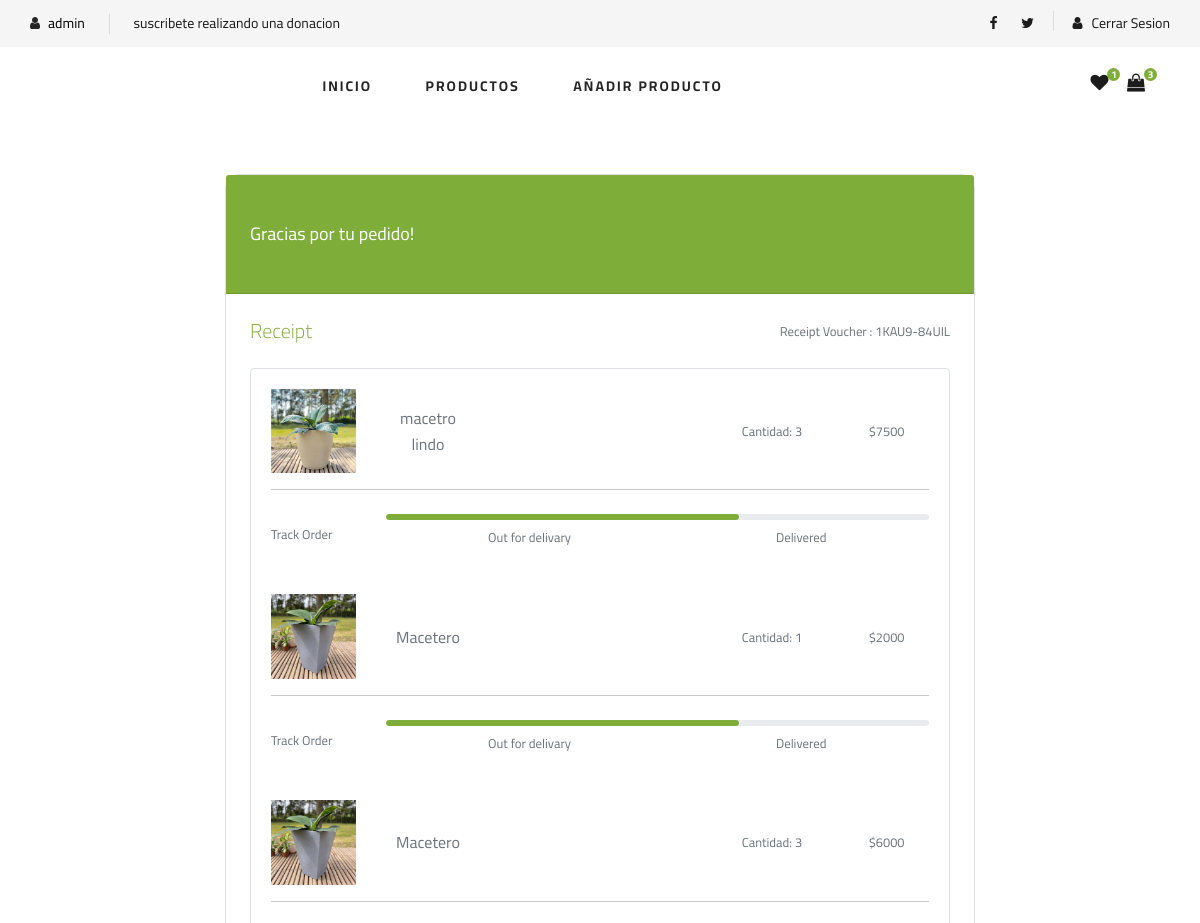
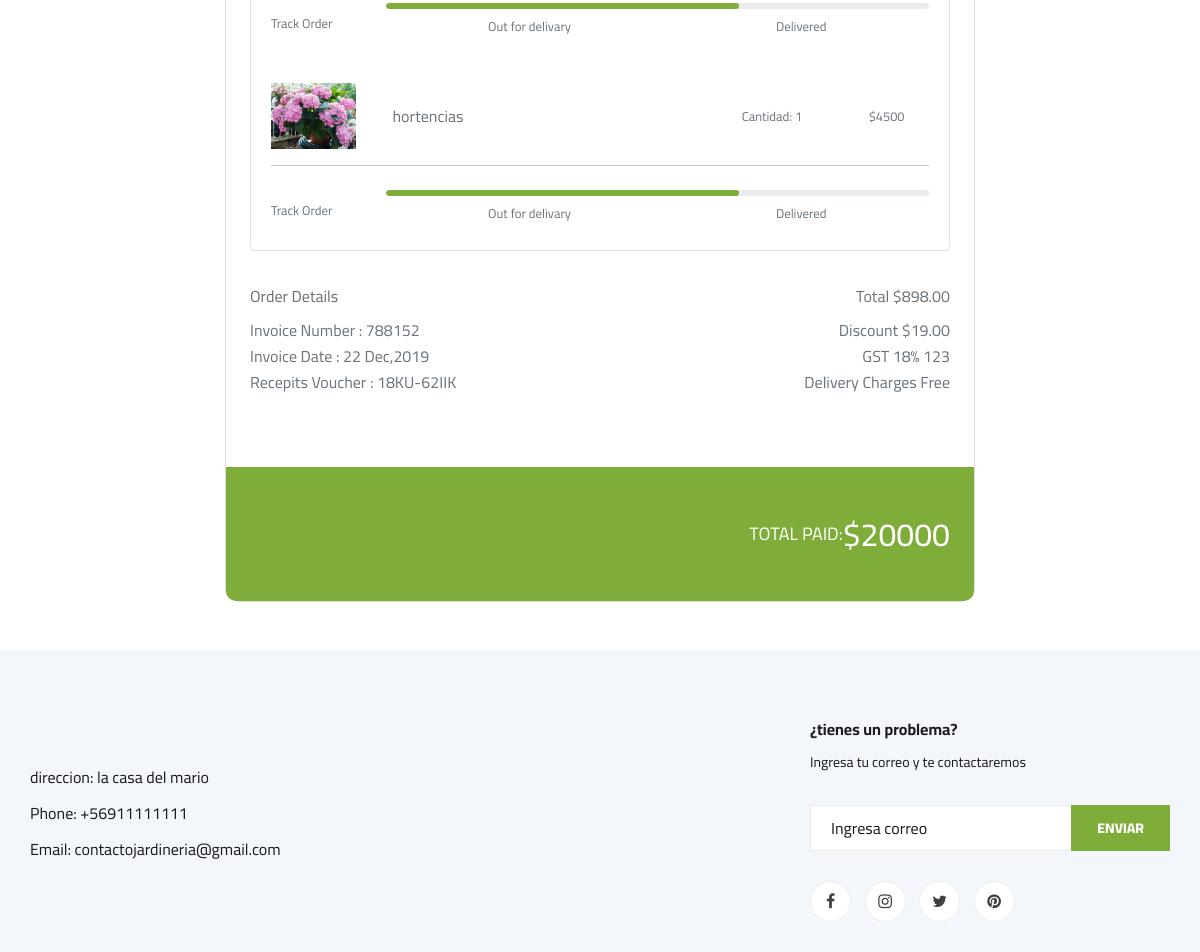
The page /seguimiento/ (signed in) on the database its author committed (2 pictures, top to bottom).
### core/models.py (models this page shows, shortened)
class Seguimiento(models.Model):
    nombre_producto = models.CharField(max_length=50)
    precio_producto = models.IntegerField()
    imagen = models.ImageField(upload_to="seguimiento", null=True)
    cantidad_agregada = models.IntegerField(default=0)

### core/views.py (the view, shortened to what this page needs)
# urls.py: path('seguimiento/', seguimiento, name="seguimiento"),
@login_required
def seguimiento(request):
    seguimientos = Seguimiento.objects.all()
    total_precio = sum(item.precio_producto * item.cantidad_agregada for item in seguimientos)
    for seguimiento in seguimientos:
        seguimiento.total_producto = seguimiento.precio_producto * seguimiento.cantidad_agregada
    datos = {
        'seguimientos': seguimientos,
        'total_precio': total_precio
    }
    return render(request, 'core/seguimiento.html', datos)

### core/templates/core/seguimiento.html (shortened to what this page needs)
{% extends 'core/base.html' %}
{% load static %}
{% block contenido %}
<section class="h-135 gradient-custom">
    <div class="container py-5 h-100">
        <div class="row d-flex justify-content-center align-items-center h-100">
            <div class="col-lg-10 col-xl-8">
                <div class="card" style="border-radius: 15px;">
                    <div class="card-header px-4 py-5" style="background-color: rgb(127, 173, 57);">
                        <h5 style="color: white; ">Gracias por tu pedido!</h5>
                    </div>
                    <div class="card-body p-4">
                        <div class="d-flex justify-content-between align-items-center mb-4">
                            <p class="lead fw-normal mb-0" style="color: #7fad39;">Receipt</p>
                            <p class="small text-muted mb-0">Receipt Voucher : 1KAU9-84UIL</p>
                        </div>
                        <div class="card shadow-0 border mb-4">
                            {% for seguimiento in seguimientos %}
                            <div class="card-body">
                                <div class="row">
                                    <div class="col-md-2">
                                        <img src="{{ seguimiento.imagen.url }}"
                                            class="img-fluid">
                                    </div>
                                    <div class="col-md-2 text-center d-flex justify-content-center align-items-center">
                                        <p class="text-muted mb-0">{{ seguimiento.nombre_producto }}</p>
                                    </div>
                                    <div class="col-md-2 text-center d-flex justify-content-center align-items-center">
                                    </div>
                                    <div class="col-md-2 text-center d-flex justify-content-center align-items-center">
                                    </div>
                                    <div class="col-md-2 text-center d-flex justify-content-center align-items-center">
                                        <p class="text-muted mb-0 small">Cantidad: {{ seguimiento.cantidad_agregada }}</p>
                                    </div>
                                    <div class="col-md-2 text-center d-flex justify-content-center align-items-center">
                                        <p class="text-muted mb-0 small">${{ seguimiento.total_producto }}</p>
                                    </div>
                                </div>
                                <hr class="mb-4" style="background-color: #e0e0e0; opacity: 1;">
                                <div class="row d-flex align-items-center">
                                    <div class="col-md-2">
                                        <p class="text-muted mb-0 small">Track Order</p>
                                    </div>
                                    <div class="col-md-10">
                                        <div class="progress" style="height: 6px; border-radius: 16px;">
                                            <div class="progress-bar" role="progressbar"
                                                style="width: 65%; border-radius: 16px; background-color: rgb(127, 173, 57);"
                                                aria-valuenow="65" aria-valuemin="0" aria-valuemax="100"></div>
                                        </div>
                                        <div class="d-flex justify-content-around mb-1">
                                            <p class="text-muted mt-1 mb-0 small ms-xl-5">Out for delivary</p>
                                            <p class="text-muted mt-1 mb-0 small ms-xl-5">Delivered</p>
                                        </div>
                                    </div>
                                </div>
                            </div>
                            {% endfor %}
                        </div>
                        <div class="d-flex justify-content-between pt-2">
                            <p class="fw-bold mb-0">Order Details</p>
                            <p class="text-muted mb-0"><span class="fw-bold me-4">Total</span> $898.00</p>
                        </div>
                        <div class="d-flex justify-content-between pt-2">
                            <p class="text-muted mb-0">Invoice Number : 788152</p>
                            <p class="text-muted mb-0"><span class="fw-bold me-4">Discount</span> $19.00</p>
                        </div>
                        <div class="d-flex justify-content-between">
                            <p class="text-muted mb-0">Invoice Date : 22 Dec,2019</p>
                            <p class="text-muted mb-0"><span class="fw-bold me-4">GST 18%</span> 123</p>
                        </div>
                        <div class="d-flex justify-content-between mb-5">
                            <p class="text-muted mb-0">Recepits Voucher : 18KU-62IIK</p>
                            <p class="text-muted mb-0"><span class="fw-bold me-4">Delivery Charges</span> Free</p>
                        </div>
                    </div>
                    <div class="card-footer border-0 px-4 py-5"
                        style="background-color: rgb(127, 173, 57); border-bottom-left-radius: 10px; border-bottom-right-radius: 10px;">
                        <h5 class="d-flex align-items-center justify-content-end text-white text-uppercase mb-0">Total
                            paid: <span class="h2 mb-0 ms-2">${{ total_precio }}</span></h5>
                    </div>
                </div>
            </div>
        </div>
    </div>
</section>
{% endblock %}

### core/templates/core/base.html (shortened to what this page needs)
{% load static %}
<!DOCTYPE html>
<html lang="zxx">
<head>
    <link rel="stylesheet" href="{% static 'core/css/bootstrap.min.css' %}" type="text/css">
    <link rel="stylesheet" href="{% static 'core/css/font-awesome.min.css' %}" type="text/css">
    <link rel="stylesheet" href="{% static 'core/css/elegant-icons.css' %}" type="text/css">
    <link rel="stylesheet" href="{% static 'core/css/nice-select.css' %}" type="text/css">
    <link rel="stylesheet" href="{% static 'core/css/jquery-ui.min.css' %}" type="text/css">
    <link rel="stylesheet" href="{% static 'core/css/owl.carousel.min.css' %}" type="text/css">
    <link rel="stylesheet" href="{% static 'core/css/slicknav.min.css' %}" type="text/css">
    <link rel="stylesheet" href="{% static 'core/css/style.css' %}" type="text/css">
</head>
<body>
    <header class="header">
        <div class="header__top">
            <div class="container">
                <div class="row">
                    <div class="col-lg-6 col-md-6">
                        <div class="header__top__left">
                            <ul>
                                {% if user.is_authenticated and user.username == 'admin' %}
                                <li><a href="{% url 'admin:index' %}" style="color: black;"><i class="fa fa-user"></i> {{ user.username }}</a></li>
                                {% elif user.is_authenticated and user.username != 'admin' %}
                                <li><a href="#" style="color: black;"><i class="fa fa-user"></i> {{ user.username }}</a></li>
                               {% endif %}
                                <li>suscribete realizando una donacion</li>
                            </ul>
                        </div>
                    </div>
                    <div class="col-lg-6 col-md-6">
                        <div class="header__top__right">
                            <div class="header__top__right__social">
                                <a href="#"><i class="fa fa-facebook"></i></a>
                                <a href="#"><i class="fa fa-twitter"></i></a>
                            </div>
                            <div class="header__top__right__auth">
                                {% if user.is_authenticated %}
                                <a href="{% url 'logout' %}"><i class="fa fa-user"></i> Cerrar Sesion</a>
                                {% else %}
                                <a href="{% url 'login' %}"><i class="fa fa-user"></i> iniciar sesion</a>
                                {% endif %}
                            </div>
                        </div>
                    </div>
                </div>
            </div>
        </div>
        <div class="container">
            <div class="row">
                <div class="col-lg-3">
                    <div class="header__logo">
                    </div>
                </div>
                <div class="col-lg-6">
                    <nav class="header__menu">
                        <ul>
                            <li><a href="{% url 'index' %}">inicio</a></li>
                            <li><a href="{% url 'shopgrid' %}">Productos</a></li>
                            {% if user.is_authenticated and user.username == 'admin' %}
                            <li><a href="{% url 'add' %}">Añadir producto</a></li>
                            {% elif user.is_authenticated and user.username != 'admin' %}
                            <li><a href="{% url 'seguimiento' %}">Sigue tu pedido</a></li>
                            <li><a href="{% url 'suscripcion' %}">Suscribete</a></li>
                            {% else %}
                            <li><a href="{% url 'crear' %}">Crear cuenta</a></li>
                            {% endif %}
                        </ul>
                    </nav>
                </div>
                <div class="col-lg-3">
                    <div class="header__cart">
                        <ul>
                            <li><a href="#"><i class="fa fa-heart"></i> <span>1</span></a></li>
                            <li><a href="{% url 'shopingcart' %}"><i class="fa fa-shopping-bag"></i> <span>3</span></a></li>
                        </ul>
                    </div>
                </div>
            </div>
        </div>
    </header>
    {% block contenido %}
    {% endblock %}
    <footer class="footer spad">
        <div class="container">
            <div class="row">
                <div class="col-lg-3 col-md-6 col-sm-6">
                    <div class="footer__about">
                        <div class="footer__about__logo">
                        </div>
                        <ul>
                            <li>direccion: la casa del mario</li>
                            <li>Phone: +56911111111</li>
                            <li>Email: contactojardineria@gmail.com</li>
                        </ul>
                    </div>
                </div>
                <div class="col-lg-4 col-md-6 col-sm-6 offset-lg-1">
                </div>
                <div class="col-lg-4 col-md-12">
                    <div class="footer__widget">
                        <h6>¿tienes un problema?</h6>
                        <p>Ingresa tu correo y te contactaremos </p>
                        <form action="#">
                            <input type="text" placeholder="Ingresa correo">
                            <button type="submit" class="site-btn">Enviar</button>
                        </form>
                        <div class="footer__widget__social">
                            <a href="#"><i class="fa fa-facebook"></i></a>
                            <a href="#"><i class="fa fa-instagram"></i></a>
                            <a href="#"><i class="fa fa-twitter"></i></a>
                            <a href="#"><i class="fa fa-pinterest"></i></a>
                        </div>
                    </div>
                </div>
            </div>
        </div>
    </footer>
</body>
</html>

### core/templates/core/seguimiento.html (style rules this page uses)
.gradient-custom { background: #cd9cf2; background: -webkit-linear-gradient(to top left, rgb(144, 0, 255), rgb(64, 0, 255)); background: linear-gradient(to top left, rgb(255, 255, 255), rgb(255, 255, 255)) }

### rows shown on the page
Seguimiento: imagen (picture), nombre_producto "macetro lindo", cantidad_agregada "3", total_producto "7500"
Seguimiento: imagen (picture), nombre_producto "Macetero", cantidad_agregada "1", total_producto "2000"
Seguimiento: imagen (picture), nombre_producto "Macetero", cantidad_agregada "3", total_producto "6000"
Seguimiento: imagen (picture), nombre_producto "hortencias", cantidad_agregada "1", total_producto "4500"

### other values the page prints
{{ user.username }} "admin"
{{ total_precio }} "20000"
